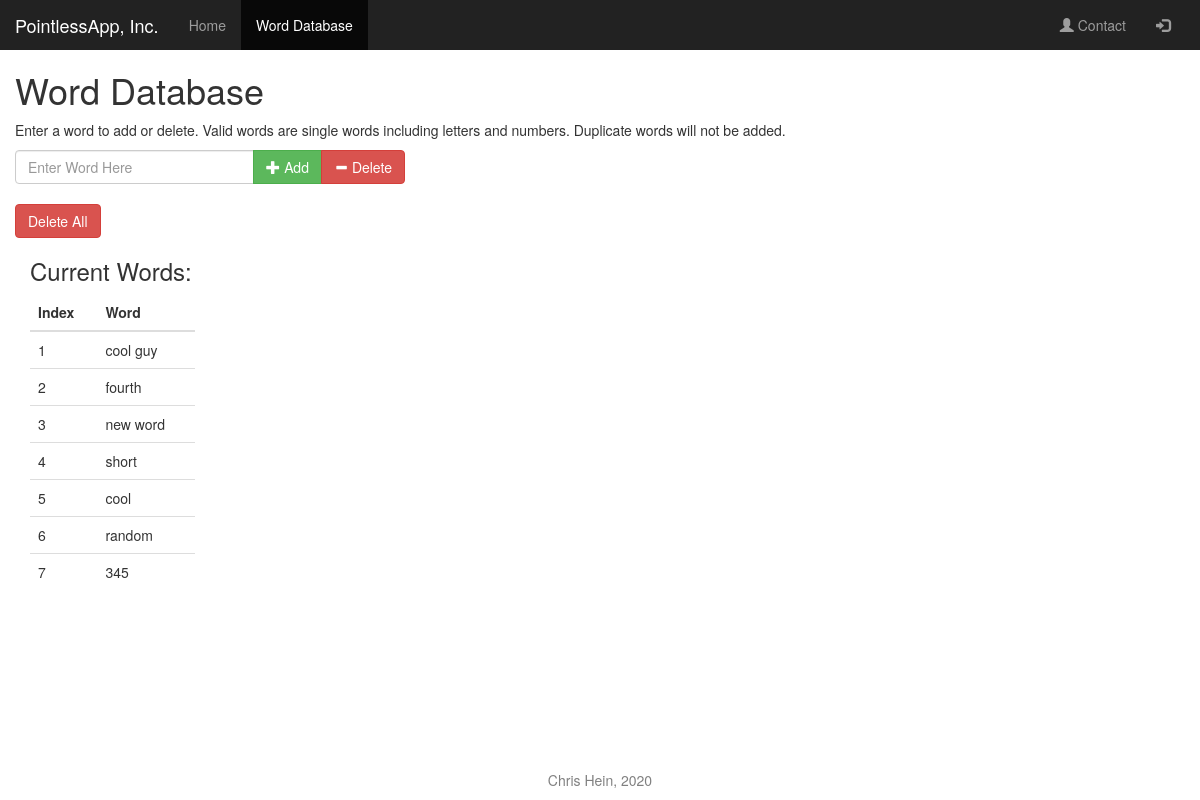
The app's page /words, older data.
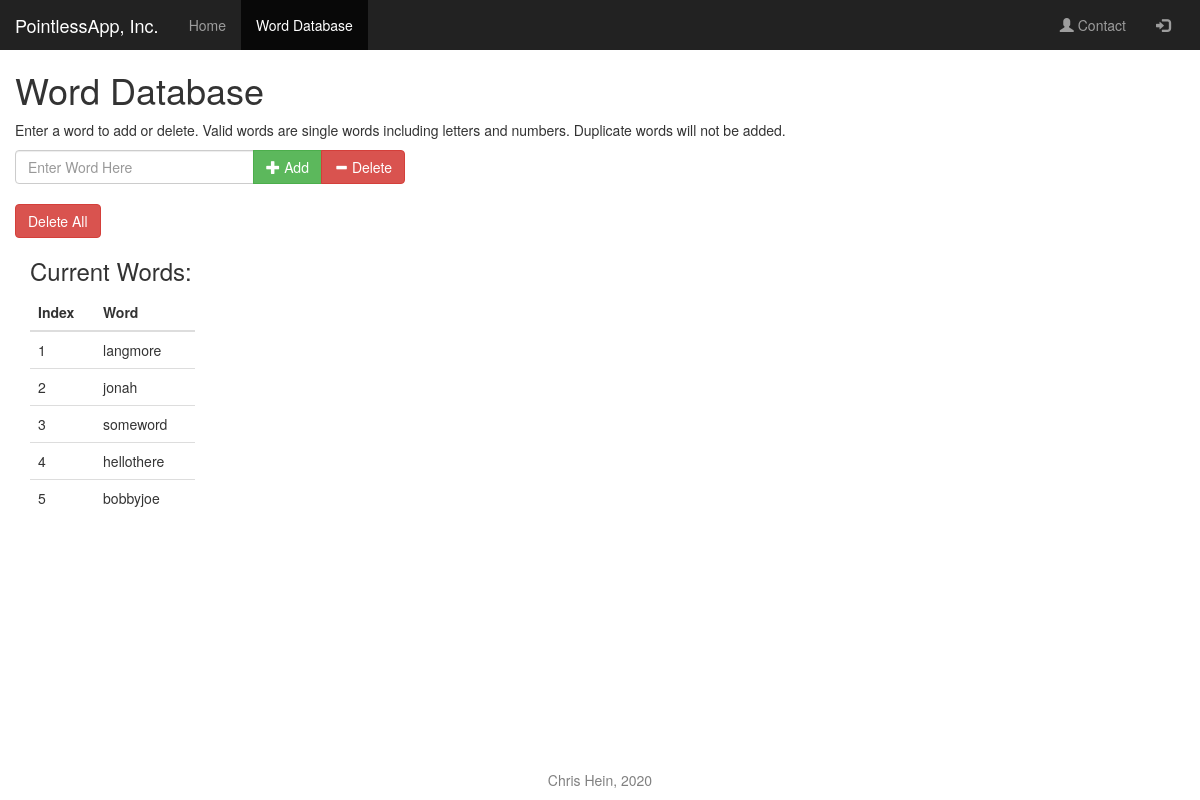
The same page, newer data.
### tables this page shows
CREATE TABLE words (
    id integer primary key autoincrement,
    word text not null
);

### main.py (the view, shortened to what this page needs)
@app.route('/words', methods=['GET','POST'])
def words():
    title = 'words'
    wordTable = getWordTable() # table in list
    return render_template('words.html', wordTable = wordTable, title=title)

### main.py (called while the page is built)
def getWordTable():
    con = sqlite3.connect(DATABASE)
    cur = con.cursor()
    cur.execute("SELECT * FROM words;")
    wordTable = cur.fetchall()
    con.close()
    return wordTable

### templates/words.html
{% extends 'base.html' %}
{% block sub_content %}
<div class="col-sm-12">
  <h1 class="">Word Database</h1>
    <p>Enter a word to add or delete. Valid words are single words including letters and numbers. Duplicate words will not be added.</p>
    <form class="" method="POST">
      <div class="input-group col-sm-4">
        <input type="text" class="form-control" placeholder="Enter Word Here" name="inputWord">
        <div class="input-group-btn">
          <button class="btn btn-success" type="submit" name="submit-button" value="add">
            <span class="glyphicon glyphicon-plus"></span> Add
          </button>
          <button class="btn btn-danger" type="submit" name="submit-button" value="delete">
            <span class="glyphicon glyphicon-minus"></span> Delete
          </button>
        </div>
      </div>
      <div class="col-sm-12">&nbsp;</div>
      <button class="btn btn-danger" type="submit" name="submit-button" value="delete_all">Delete All</button>
    </form>
</div>
<div class="col-sm-12">
  <div class="db_results col-sm-2">
    <h3>Current Words:</h3>
    {% if wordTable %}
    <div class="">
      <table class="table">
        <thead>
          <tr>
            <th>Index</th>
            <th>Word</th>
          </tr>
        </thead>
        {% for row in wordTable %}
        <tr>
          <td>{{ loop.index }}</td>
          <td>{{ row[1] }}</td>
        </tr>
        {% endfor %}
      </table>
    </div>
    {% else %}
    <p>No words in database! Please add a word.</p>
    {% endif %}
  </div>
</div>
{% endblock %}

### templates/base.html (shortened to what this page needs)
{% extends 'bootstrap/base.html' %}
{% block head %}
{{ super() }}
{% endblock head %}
{% block navbar %}
{% include '_navbar.html' %}
{% endblock %}
{% block content %}
{% block sub_content %}{% endblock %}
<footer class="footer text-center">
  Chris Hein, 2020
</footer>
{% endblock %}

### templates/_navbar.html (shortened to what this page needs)
<nav class="navbar navbar-inverse">
  <div class="container-fluid">
    <div class="navbar-header">
      <a class="navbar-brand" href="/">PointlessApp, Inc.</a>
    </div>
    <div class="collapse navbar-collapse" id="myNavbar">
      <ul class="nav navbar-nav">
        {% if title == "index" %}
        <li class="active">
        {% else %}
        <li>
        {% endif %}
        <a href="/">Home</a></li>
        {% if title == "words" %}
        <li class="active">
        {% else %}
        <li>
        {% endif %}
        <a href="/words">Word Database</a></li>
      </ul>
      <ul class="nav navbar-nav navbar-right">
        {% if title == "Contact" %}
        <li class="active">
        {% else %}
        <li>
        {% endif %}
        <a href="/notbuilt"><span class="glyphicon glyphicon-user"></span> Contact</a></li>
        {% if title == "Login" %}
        <li class="active">
        {% else %}
        <li>
        {% endif %}
        <a href="/notbuilt"><span class="glyphicon glyphicon-log-in"></span></a></li>
      </ul>
    </div>
  </div>
</nav>

### templates/base.html (style rules this page uses)
.footer { position: fixed; left: 0; bottom: 0; width: 100%; padding: 10px; color: grey; }
.navbar { margin-bottom: 0; border-width: 0; border-radius: 0; border-color: #222; }

Row changes from the older to the newer data that the page shows:
removed words: word "short"
removed words: word "cool"
removed words: word "random"
removed words: word "345"
added words: word "langmore"
added words: word "jonah"
changed words: word "cool guy" → "someword"
changed words: word "fourth" → "hellothere"
changed words: word "new word" → "bobbyjoe"
